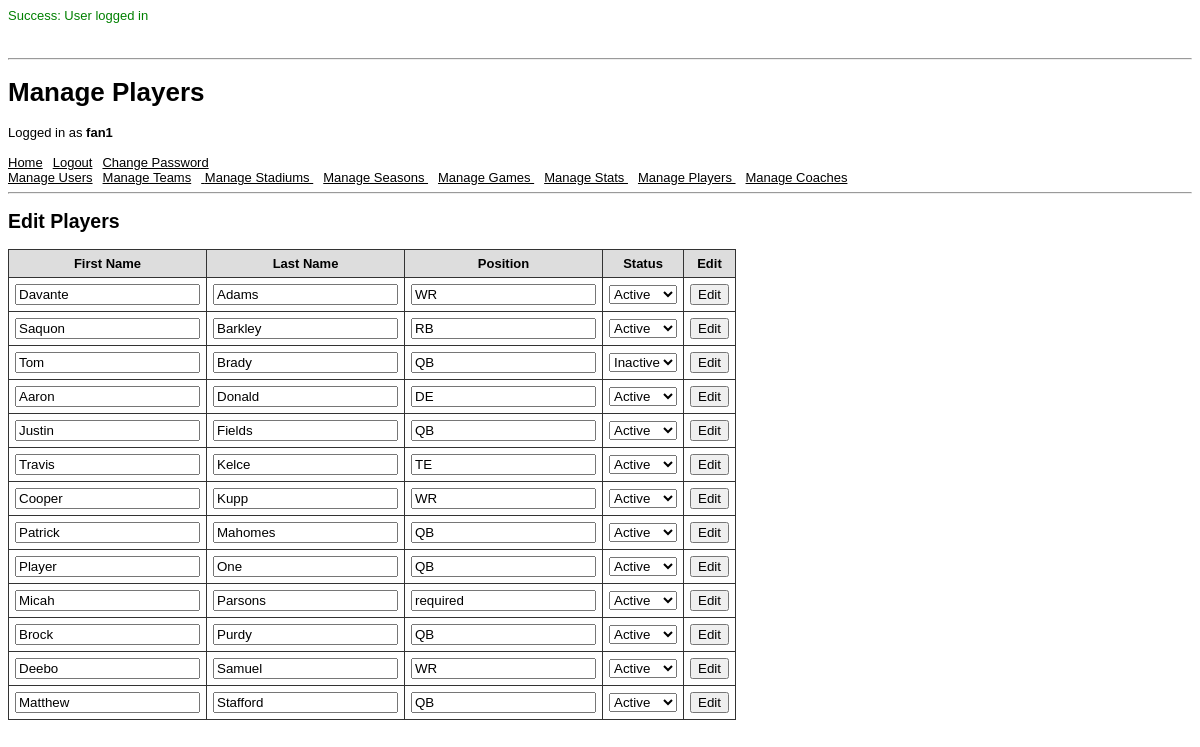
Before: /pages/player_page.php (signed in) with the older database file.
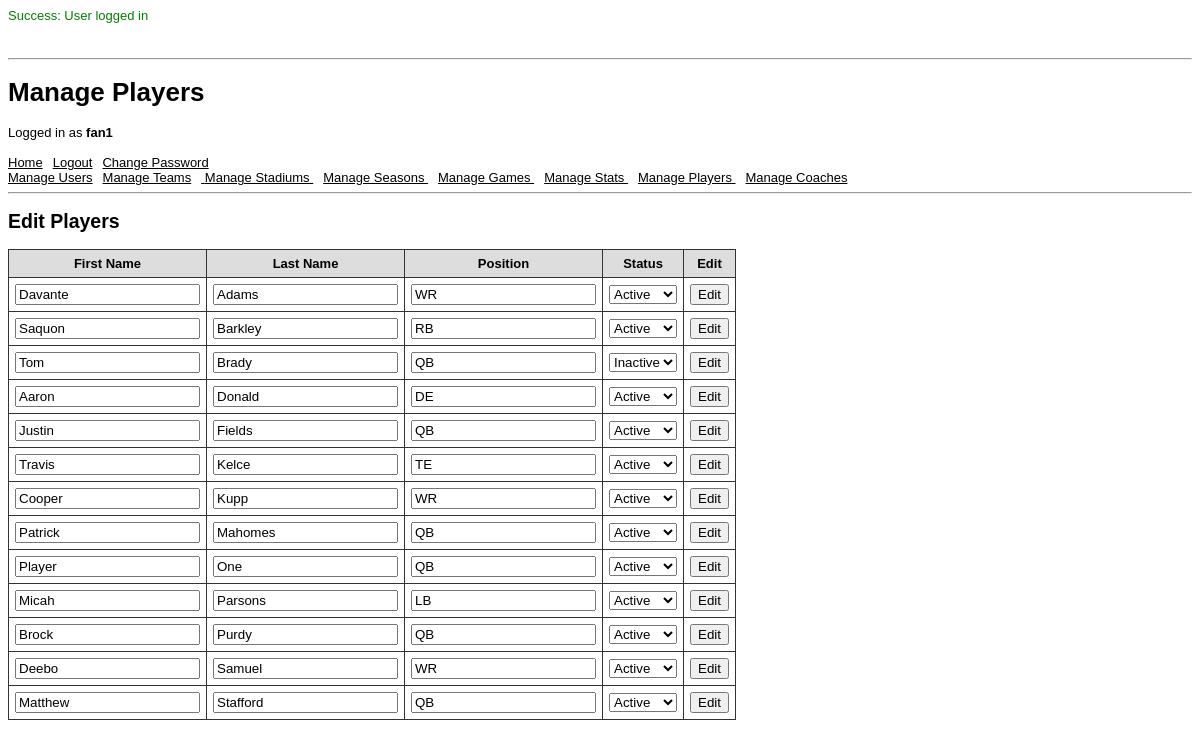
After: the same page with the newer database file.
### tables this page shows
CREATE TABLE Player (
    player_id  INT UNSIGNED PRIMARY KEY AUTO_INCREMENT,
    user_id    INT UNSIGNED NOT NULL UNIQUE,
    first_name VARCHAR(100) NOT NULL,
    last_name  VARCHAR(100) NOT NULL,
    position   VARCHAR(5)   NOT NULL,
    status     VARCHAR(10)  NOT NULL,

    FOREIGN KEY (user_id)
        REFERENCES UserAccount(user_id)
        ON DELETE CASCADE
);

### pages/player_page.php (the view, shortened to what this page needs)
<?php
  require_once(__DIR__ . '/../scripts/StartSession.php');
  require_once(__DIR__ . '/html_components.php');
  require_once(__DIR__ . '/../scripts/helpers.php');
  display_edit_player();
  function display_edit_player() {
    global $db;
    $query = "
        SELECT
          p.player_id,
          p.first_name,
          p.last_name,
          p.position,
          p.status
        FROM Player p
        ORDER BY p.last_name, p.first_name
    ";
    $result = query_with_perms($db, $query);
    echo "<h2>Edit Players</h2>";
    echo "<table>";
    echo "<tr>
            <th>First Name</th>
            <th>Last Name</th>
            <th>Position</th>
            <th>Status</th>
            <th>Edit</th>
          </tr>";
    while ($player = $result->fetch_assoc()) {
        $first_name = sanitize_str($player['first_name']);
        $last_name = sanitize_str($player['last_name']);
        $position = sanitize_str($player['position']);
        $status = sanitize_str($player['status']);
        echo "<tr>";
        echo "<form method='post' action='../scripts/player/edit_player.php'>";
        echo "<td><input type='text' name='first_name' value='$first_name' required></td>";
        echo "<td><input type='text' name='last_name' value='$last_name' required></td>";
        echo "<td><input type='text' name='position' minlength='2' maxlength='2' value=$position required></td>";
        echo "<td>
                <select name='status' required>";
                  $active_selected = ($status == 'Active') ? 'selected' : '';
                  $inactive_selected = ($status == 'Inactive') ? 'selected' : '';
        echo "
                    <option value='Active' $active_selected>Active</option>
                    <option value='Inactive' $inactive_selected>Inactive</option>
                </select>
              </td>";
        echo "<td><input type='submit' value='Edit'></td>";
        echo "</form>";
        echo "</tr>";
    }
    echo "</table>";
  }
?>

Changed rows visible on the page:
changed player "Micah": position "required" → "LB"
